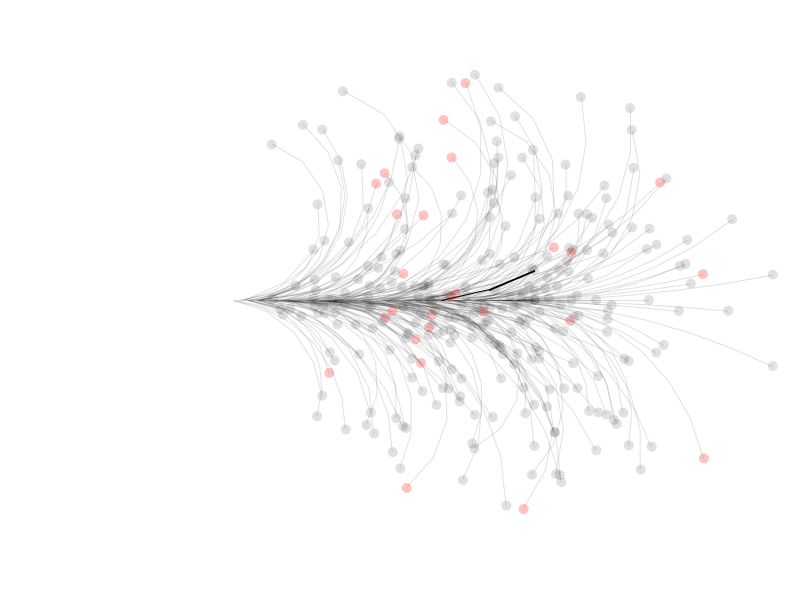
Frame 1 (no input)
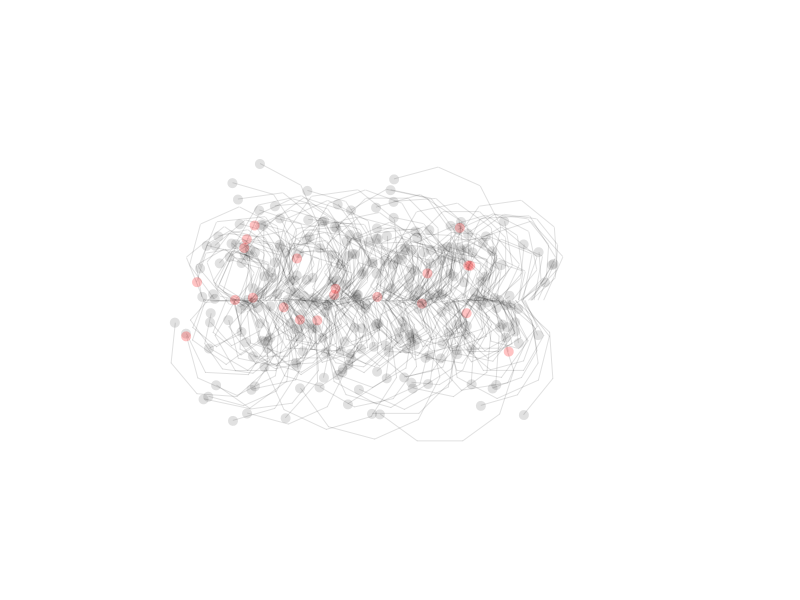
Frame 60 (the mouse pressed at the canvas centre just before this capture)
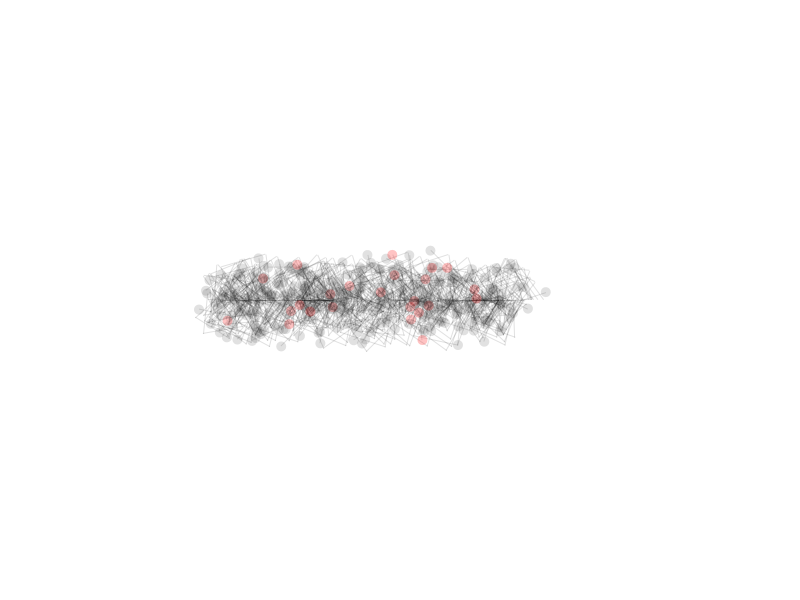
Frame 120 (the mouse held since frame 60 and released just before this capture)

The Processing sketch that drew these frames (run headless with seeded random() and noise(); from frame 60 on, the mouse is pressed at the canvas centre):

// Processing sketch: processing_151209
// ── processing_151209.pde

Limb[] limb = new Limb[300];
float ossilation=0;
float ossilationInc=1;


void setup() {
    size(800, 600);
//  size(1336, 768);
  for (int i=0;i<limb.length;i++) {
    limb[i]= new Limb( int(random(200, width-300) ), height/2, (int)random(1, 7) );
  }
}

void draw() {

  if (ossilation > 50 || ossilation < -50) {
    // ossilationInc*=(-1);
  }
  ossilation+=ossilationInc;
  background(255);

  for (int i=0;i<limb.length;i++) {
    limb[i].render();
  }
}

class Limb {
  int x=0;
  int y=0;
  int links=1;
  float len=50;
  int a=0;
  int d=0;
  
  public Limb(int x, int y, int links) {
    this.x=x;
    this.y=y;
    this.links=links;
    len=random(25, 50);
    a=(int)random(-25, 25);
    
    if(random(100) <50){
     d=-1; 
    }else{
      d=1;
    }
  }

  public void render() {

    pushMatrix();

    fill(0, 0, 0, 30);
    translate(x, y);
    
    for (int i=0;i<links;i++) {
      translate(len, 0);
      rotate( radians(a+(ossilation*d) ) );  
        rect(0, 0, len, 1);
    }
    
    noStroke();
    if (random(100) >90) {
      fill(255, 0, 0, 60);
    }
    else {
      fill(0, 0, 0, 30);
    } 
    ellipse(len, 0, 10, 10);
    popMatrix();
  }
}
